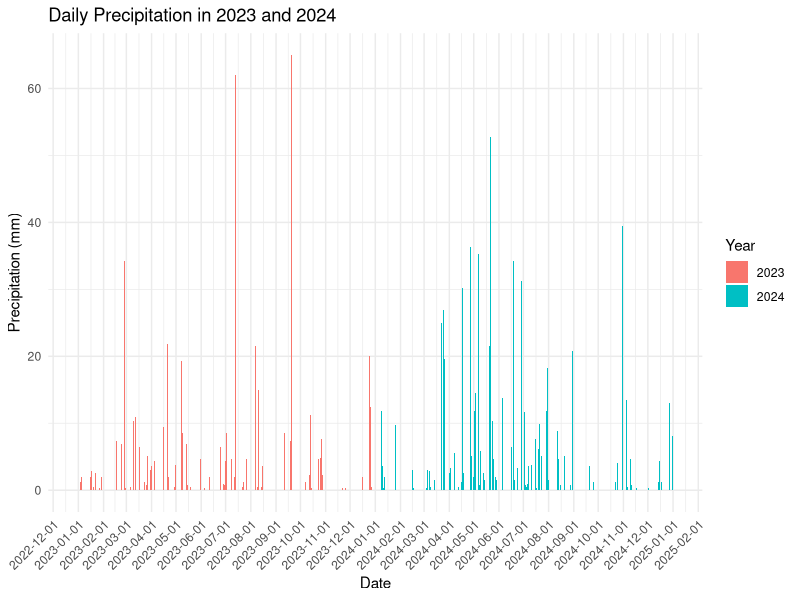

Recreate this plot in R.
library(readxl)
library(tidyverse)
library(lubridate)
rain_bar <- read_xlsx("data/rain/historical_rain.xlsx")

# Filter to 2023 and 2024
rain_bar <- rain_bar %>%
  filter(year(day) %in% c(2023, 2024)) %>%
  select(day, precipmm) %>%
  mutate(day = as.Date(day))
class(rain_bar$day)

# bar plot with precipmm by day for each year
p1 <- rain_bar %>%
  mutate(year = year(day)) %>%
  ggplot(aes(x = day, y = precipmm, fill = as.factor(year))) +
  geom_bar(stat = "identity", position = "dodge") +
  labs(
    title = "Daily Precipitation in 2023 and 2024",
    x = "Date",
    y = "Precipitation (mm)",
    fill = "Year"
  ) +
  theme_minimal() +
  scale_x_date(date_labels = "%Y-%m-%d", date_breaks = "1 month") +
  theme(axis.text.x = element_text(angle = 45, hjust = 1))

p1
p1$data %>%
  write_csv("data/rain/daily_precip_2023_2024.csv")
